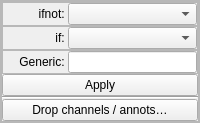
  <widget class="QDockWidget" name="dock_mask">
   <property name="windowTitle">
    <string>(-) Masks / Subset</string>
   </property>
   <property name="dockLocation">
    <enum>Qt::DockWidgetArea::RightDockWidgetArea</enum>
   </property>
   <attribute name="dockWidgetArea">
    <number>2</number>
   </attribute>
   <widget class="QWidget" name="dockWidgetContents_6">
    <layout class="QVBoxLayout" name="verticalLayout_13">
     <property name="spacing">
      <number>0</number>
     </property>
     <property name="leftMargin">
      <number>0</number>
     </property>
     <property name="topMargin">
      <number>0</number>
     </property>
     <property name="rightMargin">
      <number>0</number>
     </property>
     <property name="bottomMargin">
      <number>0</number>
     </property>
     <item>
      <widget class="QFrame" name="frame_16">
       <property name="frameShape">
        <enum>QFrame::Shape::StyledPanel</enum>
       </property>
       <property name="frameShadow">
        <enum>QFrame::Shadow::Raised</enum>
       </property>
       <layout class="QVBoxLayout" name="verticalLayout_15" stretch="0">
        <property name="spacing">
         <number>0</number>
        </property>
        <property name="leftMargin">
         <number>0</number>
        </property>
        <property name="topMargin">
         <number>0</number>
        </property>
        <property name="rightMargin">
         <number>0</number>
        </property>
        <property name="bottomMargin">
         <number>0</number>
        </property>
        <item>
         <widget class="QFrame" name="frame_15">
          <property name="frameShape">
           <enum>QFrame::Shape::StyledPanel</enum>
          </property>
          <property name="frameShadow">
           <enum>QFrame::Shadow::Raised</enum>
          </property>
          <layout class="QVBoxLayout" name="verticalLayout_14">
           <property name="spacing">
            <number>0</number>
           </property>
           <property name="leftMargin">
            <number>0</number>
           </property>
           <property name="topMargin">
            <number>0</number>
           </property>
           <property name="rightMargin">
            <number>0</number>
           </property>
           <property name="bottomMargin">
            <number>0</number>
           </property>
           <item>
            <widget class="QFrame" name="frame_14">
             <property name="frameShape">
              <enum>QFrame::Shape::StyledPanel</enum>
             </property>
             <property name="frameShadow">
              <enum>QFrame::Shadow::Raised</enum>
             </property>
             <layout class="QHBoxLayout" name="horizontalLayout_27" stretch="1,2">
              <property name="spacing">
               <number>0</number>
              </property>
              <property name="leftMargin">
               <number>0</number>
              </property>
              <property name="topMargin">
               <number>0</number>
              </property>
              <property name="rightMargin">
               <number>0</number>
              </property>
              <property name="bottomMargin">
               <number>0</number>
              </property>
              <item>
               <widget class="QLabel" name="label_17">
                <property name="text">
                 <string>ifnot: </string>
                </property>
                <property name="alignment">
                 <set>Qt::AlignmentFlag::AlignRight|Qt::AlignmentFlag::AlignTrailing|Qt::AlignmentFlag::AlignVCenter</set>
                </property>
               </widget>
              </item>
              <item>
               <widget class="QComboBox" name="combo_ifnot_mask"/>
              </item>
             </layout>
            </widget>
           </item>
           <item>
            <widget class="QFrame" name="frame_17">
             <property name="frameShape">
              <enum>QFrame::Shape::StyledPanel</enum>
             </property>
             <property name="frameShadow">
              <enum>QFrame::Shadow::Raised</enum>
             </property>
             <layout class="QHBoxLayout" name="horizontalLayout_28" stretch="1,2">
              <property name="spacing">
               <number>0</number>
              </property>
              <property name="leftMargin">
               <number>0</number>
              </property>
              <property name="topMargin">
               <number>0</number>
              </property>
              <property name="rightMargin">
               <number>0</number>
              </property>
              <property name="bottomMargin">
               <number>0</number>
              </property>
              <item>
               <widget class="QLabel" name="label_18">
                <property name="text">
                 <string>if: </string>
                </property>
                <property name="alignment">
                 <set>Qt::AlignmentFlag::AlignRight|Qt::AlignmentFlag::AlignTrailing|Qt::AlignmentFlag::AlignVCenter</set>
                </property>
               </widget>
              </item>
              <item>
               <widget class="QComboBox" name="combo_if_mask"/>
              </item>
             </layout>
            </widget>
           </item>
           <item>
            <widget class="QFrame" name="frame_18">
             <property name="frameShape">
              <enum>QFrame::Shape::StyledPanel</enum>
             </property>
             <property name="frameShadow">
              <enum>QFrame::Shadow::Raised</enum>
             </property>
             <layout class="QHBoxLayout" name="horizontalLayout_29" stretch="1,2">
              <property name="spacing">
               <number>0</number>
              </property>
              <property name="leftMargin">
               <number>0</number>
              </property>
              <property name="topMargin">
               <number>0</number>
              </property>
              <property name="rightMargin">
               <number>0</number>
              </property>
              <property name="bottomMargin">
               <number>0</number>
              </property>
              <item>
               <widget class="QLabel" name="label_16">
                <property name="text">
                 <string>Generic: </string>
                </property>
                <property name="alignment">
                 <set>Qt::AlignmentFlag::AlignRight|Qt::AlignmentFlag::AlignTrailing|Qt::AlignmentFlag::AlignVCenter</set>
                </property>
               </widget>
              </item>
              <item>
               <widget class="QLineEdit" name="txt_generic_mask"/>
              </item>
             </layout>
            </widget>
           </item>
           <item>
            <widget class="QPushButton" name="butt_generic_mask">
             <property name="text">
              <string>Apply</string>
             </property>
            </widget>
           </item>
           <item>
            <widget class="QFrame" name="mask_drop_separator">
             <property name="frameShape">
              <enum>QFrame::Shape::HLine</enum>
             </property>
             <property name="frameShadow">
              <enum>QFrame::Shadow::Sunken</enum>
             </property>
            </widget>
           </item>
           <item>
            <widget class="QPushButton" name="butt_drop_subset">
             <property name="text">
              <string>Drop channels / annots…</string>
             </property>
             <property name="toolTip">
              <string>Drop channels/annotations not currently selected in the Signals and Annotations docks</string>
             </property>
            </widget>
           </item>
          </layout>
         </widget>
        </item>
       </layout>
      </widget>
     </item>
    </layout>
   </widget>
  </widget>
